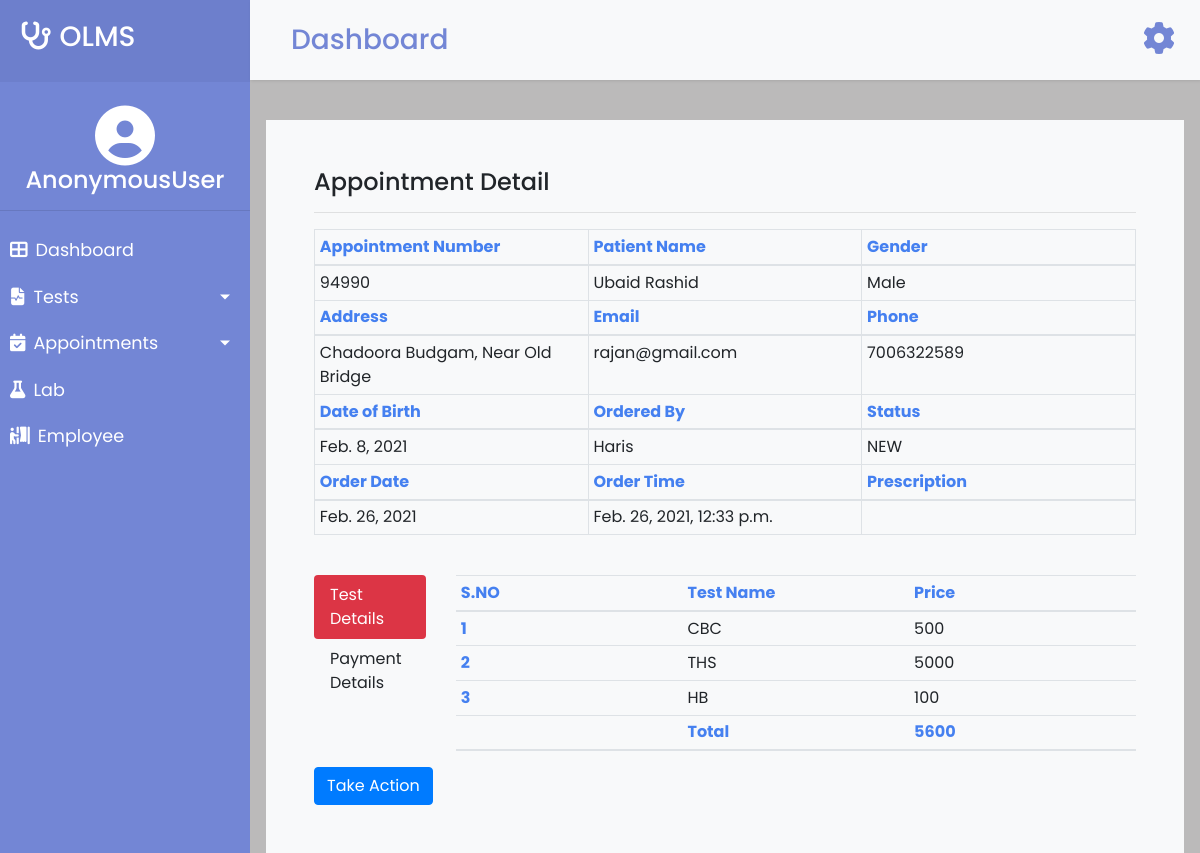
The app's page /appointmentdetails/230 with its own data.
### users/models.py (models this page shows, shortened)
class appointment(models.Model):
    user_id = models.ForeignKey(enduser,on_delete=models.CASCADE)
    appointmentno = models.CharField(max_length=100, unique=True)
    patientname =models.CharField(max_length=30)
    gender = models.CharField(max_length=10)
    address= models.CharField(max_length=200, default='NA')
    dateofbirth = models.DateField()
    mobile = models.IntegerField()
    email= models.CharField(max_length=100)
    appointmentdate = models.DateField(default=date.today)
    appointmenttime = models.DateTimeField(default=timezone.now)
    prescription= models.FileField(upload_to='prescriptions/',blank=True, null=True)
    report=models.FileField(upload_to='reports/',blank=True,null=True)

class enduser(models.Model):
    firstname = models.CharField(max_length=40)
    lastname = models.CharField(max_length=20)
    username = models.CharField(max_length=30, unique=True)
    email=models.CharField(max_length=50, unique=True)
    phone = models.IntegerField(unique=True)
    password = models.CharField(max_length=50)

class appointmentstatus(models.Model):
    appointment = models.ForeignKey(appointment, on_delete=models.CASCADE)
    status = models.CharField(max_length=50, default='NEW')
    comment = models.CharField(max_length=100, default='Yet to Review')
    def __str__(self):
        return self.status

class testchoice(models.Model):
    appointment=models.ForeignKey(appointment, on_delete=models.CASCADE)
    tname=models.CharField(max_length=50)
    price=models.IntegerField(default=0)

class orderamount(models.Model):
    appointment=models.ForeignKey(appointment, to_field='appointmentno', on_delete=models.CASCADE)
    amount=models.IntegerField(default=0)

### users/views.py (the view)
# urls.py: path("appointmentdetails/<int:apt_id>",views.appointmentdetail,name='appointmentdetails'),
def appointmentdetail(request,apt_id):
    if request.method == 'POST':
        status=request.POST.get('mark')
        comment=request.POST.get('comment')
        appointmentstatus.objects.filter(appointment__id=apt_id).update(status=status,comment=comment)
    aptdetail=appointment.objects.get(id=apt_id)
    status=appointmentstatus.objects.get(appointment__id=apt_id)
    new=testchoice.objects.filter(appointment=apt_id)
    amt=orderamount.objects.get(appointment__id=apt_id)
    pay=paymentdetail.objects.filter(appointment__id=apt_id).first()
    if aptdetail.prescription:
        url=aptdetail.prescription.url
        text="Download"
    else:
        url=aptdetail.prescription
        text=""
    return render(request, 'appointment-details.html',{'detail':aptdetail, 'new':new,'amt':amt, 'status':status, 'url':url, 'text':text,'pay':pay})

### templates/appointment-details.html (shortened to what this page needs)
{% extends 'adminbase.html' %}
{% block body %}
<div class="container-fluid  bg-light p-5 mt-3">
  <div class="row">
    <div class="col-lg-12">
      <h4>Appointment Detail</h4>
      <hr>
      <table class="table table-sm table-bordered table-responsive-lg">
        <thead>
          <tr>
            <th scope="row">Appointment Number</th>
            <th scope="row">Patient Name</th>
            <th scope="row">Gender</th>
          </tr>
        </thead>
        <tbody>
          <tr>
            <td>{{detail.appointmentno}}</td>
            <td>{{detail.patientname}}</td>
            <td class="text-capitalize">{{detail.gender}}</td>
          </tr>
        </tbody>
        <thead>
          <tr>
            <th scope="row">Address</th>
            <th scope="row">Email</th>
            <th scope="row">Phone</th>
          </tr>
        </thead>
        <tbody>
          <tr>
            <td>{{detail.address}}</td>
            <td>{{detail.email}}</td>
            <td>{{detail.mobile}}</td>
          </tr>
        </tbody>
        <thead>
          <tr>
            <th scope="row">Date of Birth</th>
            <th scope="row">Ordered By</th>
            <th scope="row">Status</th>
          </tr>
        </thead>
        <tbody>
          <tr>
            <td>{{detail.dateofbirth}}</td>
            <td>{{detail.user_id.firstname}}</td>
            <td>{{status}}</td>
          </tr>
        </tbody>
        <thead>
          <tr>
            <th scope="row">Order Date</th>
            <th scope="row">Order Time</th>
            <th scope="row">Prescription</th>
          </tr>
        </thead>
        <tbody>
          <tr>
            <td>{{detail.appointmentdate}}</td>
            <td>{{detail.appointmenttime}}</td>
            <td><a href="{{url}}" download="{{detail.prescription}}" target="_blank">{{text}}</a></td>
          </tr>
        </tbody>
      </table>
    </div>
  </div>
  <br>
  <div class="row">
    <div class="col-lg-2">
      <div class="nav flex-column nav-pills" id="v-pills-tab" role="tablist" aria-orientation="vertical">
        <a class="nav-link active" id="v-pills-home-tab" data-toggle="pill" href="#v-pills-home" role="tab"
          aria-controls="v-pills-home" aria-selected="true">Test Details</a>
        <a class="nav-link" id="v-pills-profile-tab" data-toggle="pill" href="#v-pills-profile" role="tab"
          aria-controls="v-pills-profile" aria-selected="false">Payment Details</a>
      </div>
    </div>
    <div class="col-lg-10">
      <div class="tab-content" id="v-pills-tabContent">
        <div class="tab-pane fade show active" id="v-pills-home" role="tabpanel" aria-labelledby="v-pills-home-tab">
          <table class="table table-stripped table-sm">
            <thead>
              <tr>
                <th scope="col">S.NO</th>
                <th scope="col">Test Name</th>
                <th scope="col">Price</th>
              </tr>
            </thead>
            <tbody>
            <tbody>
              {% for i in new %}
              <tr>
                <th scope="row">{{forloop.counter}}</th>
                <td>{{i.tname}}</td>
                <td>{{i.price}}</td>
              </tr>
              {% endfor %}
            </tbody>
            <thead>
              <tr>
                <th scope="col"></th>
                <th scope="col">Total</th>
                <th scope="col">{{amt.amount}}</th>
              </tr>
            </thead>
            </tbody>
          </table>
        </div>
      </div>
    </div>
  </div>
  <button type="button" class="btn btn-primary mx-auto" data-toggle="modal" data-target="#exampleModal">
    Take Action
  </button>
</div>
{% endblock body %}

### templates/adminbase.html (shortened to what this page needs)
<!DOCTYPE html>
<html lang="en">
<head>
     <link rel="stylesheet" href="https://stackpath.bootstrapcdn.com/bootstrap/4.1.0/css/bootstrap.min.css">
    <link rel="stylesheet" href="https://cdnjs.cloudflare.com/ajax/libs/font-awesome/4.7.0/css/font-awesome.min.css">
</head>
<body>
    <div class="wrapper">
        <nav id="sidebar">
            <div class="sidebar-header">
                <h3><i class="fa fa-stethoscope pr-2" aria-hidden="true"></i>OLMS</h3>
            </div>
            <center class="pt-4">
                <i class="fa fa-user-circle" style="font-size: 60px;" aria-hidden="true"></i>
            <h4>{{request.user}}</h4>
            </center>
            <hr>
            <ul class="list-unstyled components">
                <li>
                    <a href="{% url 'adminside' %}"><i class="fas fa-th-large pr-2" aria-hidden="true"></i>Dashboard</a>
                </li>
                <li class="activ">
                    <a href="#homeSubmenu" data-toggle="collapse" aria-expanded="false" class="dropdown-toggle"><i class="fas fa-file-medical-alt pr-2"></i>Tests</a>
                </li>
                <li>
                    <a href="#pageSubmenu" data-toggle="collapse" aria-expanded="false" class="dropdown-toggle"><i class="fas fa-calendar-check pr-2" aria-hidden="true"></i>Appointments</a>
                </li>
                <li>
                    <a href="#"><i class="fas fa-flask pr-2" aria-hidden="true"></i>Lab</a>
                </li>
                <li>
                    <a href="#"><i class="fas fa-person-booth pr-2" aria-hidden="true"></i>Employee</a>
                </li>
            </ul>
        </nav>
        <div id="content" style="background-color: rgb(187, 186, 186);">
            <nav class="navbar navbar-expand-lg navbar-light bg-light">
                <div class="container-fluid">
                    <h3 class="pl-3 pt-2" style="color: #7386d5;">Dashboard</h3>
                    <div class="float-right" style="color:white; text-decoration: none; list-style-type: none;">
                        <div class="btn-group">
                             <a style="color: #7386d5;" href="" data-toggle='dropdown'><i class="fas fa-cog fa-2x "></i></a>
                        </div>
                    </div>
                </div>
            </nav>
            <div class="pages pr-3 pl-3">
                {% block body %} {% endblock body %}
            </div>
        </div>
    </div>
</body>
</html>

### templates/adminbase.html (style rules this page uses)
body { font-family: 'Poppins', sans-serif; background: #fafafa; }
a, a:hover, a:focus { color: inherit; text-decoration: none; transition: all 0.3s; }
.navbar { padding: 15px 10px; background: #fff; border: none; border-radius: 0; margin-bottom: 40px; box-shadow: 1px 1px 3px rgba(0, 0, 0, 0.1); }
.wrapper { display: flex; width: 100%; align-items: stretch; }
#sidebar { min-width: 250px; max-width: 250px; background: #7386D5; color: #fff; transition: all 0.3s; }
#sidebar .sidebar-header { padding: 20px; background: #6d7fcc; }
#sidebar ul li a { padding: 10px; font-size: 1.1em; display: block; }
a[data-toggle="collapse"] { position: relative; }
.dropdown-toggle::after { display: block; position: absolute; top: 50%; right: 20px; transform: translateY(-50%); }
#content { width: 100%; min-height: 100vh; transition: all 0.3s; }

### templates/appointment-details.html (style rules this page uses)
th { width: 25%; color: rgb(69, 128, 240); }
.nav-pills .nav-link.active, .nav-pills .show>.nav-link { color: #fff; background-color: #dc3545; }

### records on screen
appointment: appointmentno "94990", patientname "Ubaid Rashid", gender "Male", address "Chadoora Budgam, Near Old Bridge", email "rajan@gmail.com", mobile "7006322589", dateofbirth "Feb. 8, 2021", user_id.firstname "Haris", appointmentdate "Feb. 26, 2021", appointmenttime "Feb. 26, 2021, 12:33 p.m."
appointmentstatus: status "NEW"
testchoice: tname "CBC", price "500"
testchoice: tname "THS", price "5000"
testchoice: tname "HB", price "100"
orderamount: amount "5600"

### other values on screen
{{ request.user }} "AnonymousUser"
